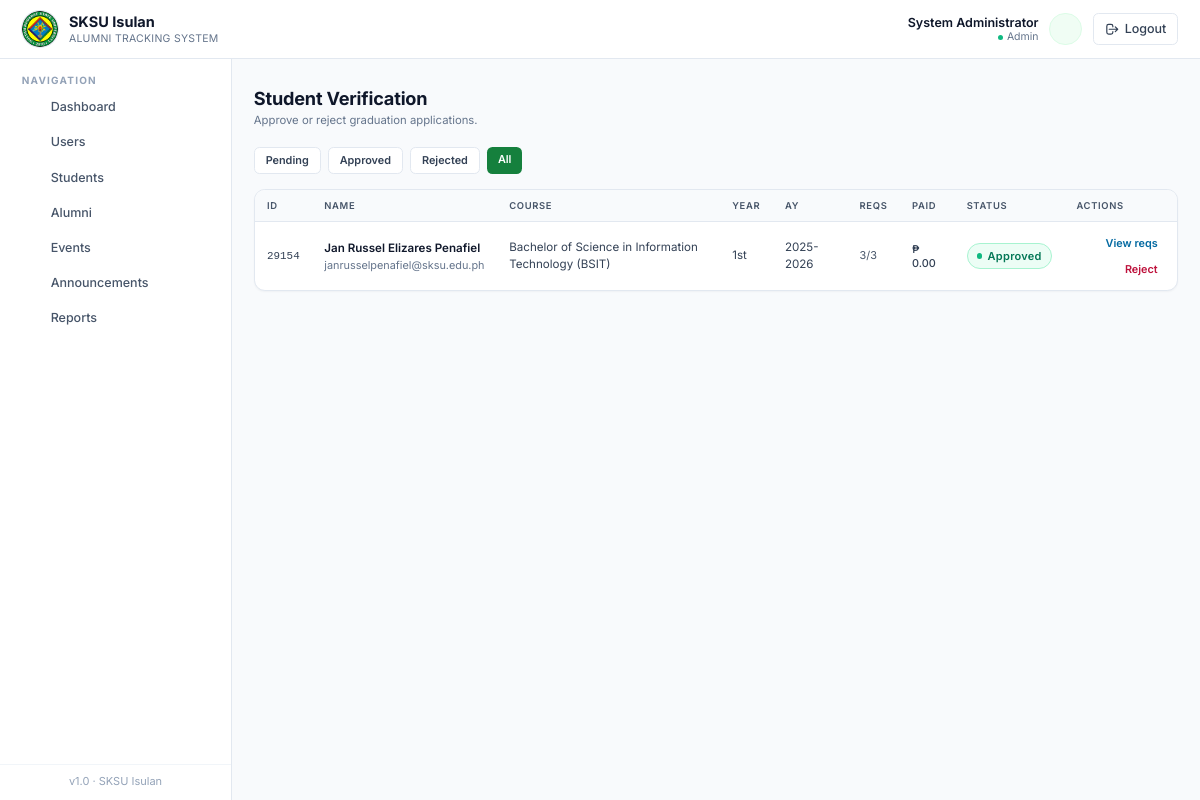
The app's page /pages/registrar/verify.php?status=all (signed in), older data.
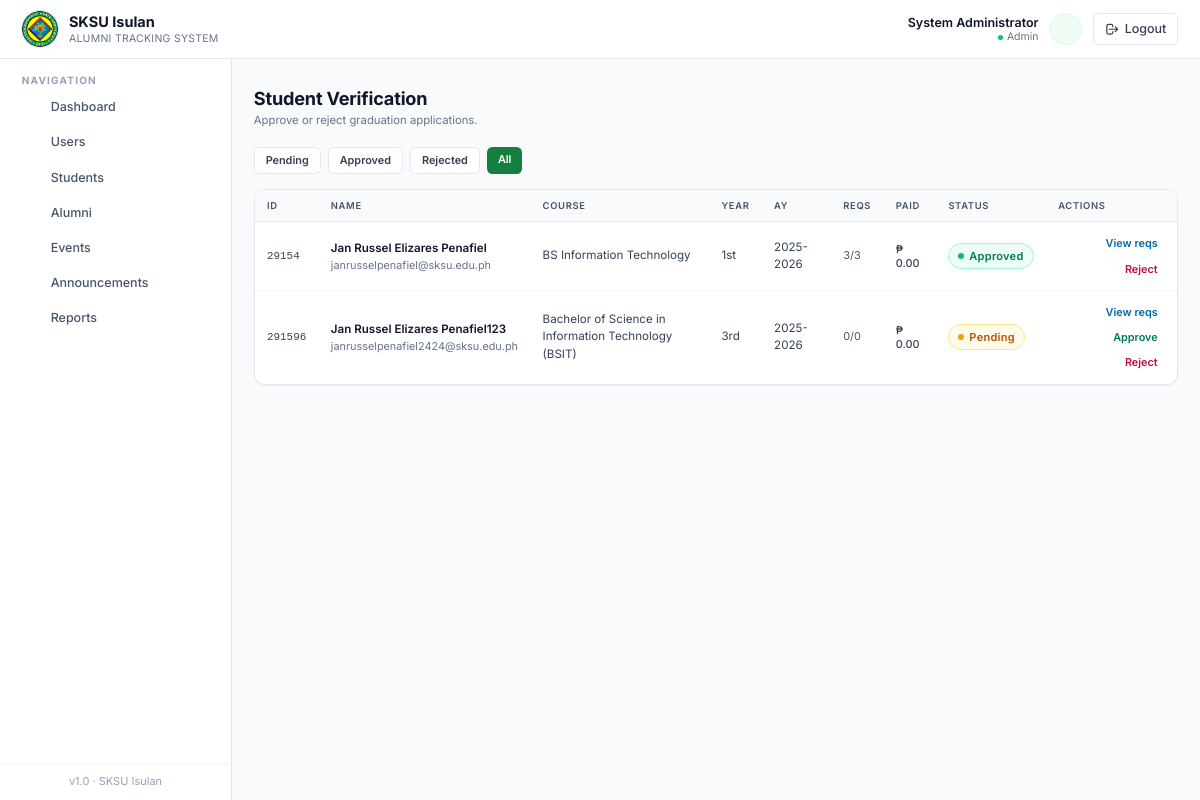
The same page, newer data.
### tables this page shows
CREATE TABLE `students` (
  `id` int(11) NOT NULL,
  `user_id` int(11) NOT NULL,
  `student_id` varchar(30) NOT NULL,
  `course` varchar(120) NOT NULL,
  `year_level` varchar(20) NOT NULL,
  `department` varchar(120) DEFAULT NULL,
  `academic_year` varchar(20) DEFAULT NULL,
  `expected_graduation` date DEFAULT NULL,
  `status` enum('pending','approved','rejected') DEFAULT 'pending',
  `created_at` datetime DEFAULT current_timestamp()
);

CREATE TABLE `users` (
  `id` int(11) NOT NULL,
  `full_name` varchar(150) NOT NULL,
  `email` varchar(150) NOT NULL,
  `password` varchar(255) NOT NULL,
  `role` enum('student','registrar','alumni','admin') NOT NULL DEFAULT 'student',
  `contact` varchar(30) DEFAULT NULL,
  `address` varchar(255) DEFAULT NULL,
  `status` enum('active','inactive') DEFAULT 'active',
  `created_at` datetime DEFAULT current_timestamp()
);

### includes/db.php (called while the page is built, shortened)
<?php
function db_select($conn, $sql, $types = '', $params = []) {
    $stmt = mysqli_prepare($conn, $sql);
    if (!empty($params)) {
        mysqli_stmt_bind_param($stmt, $types, ...$params);
    }
    mysqli_stmt_execute($stmt);
    $result = mysqli_stmt_get_result($stmt);
    $rows = [];
    while ($row = mysqli_fetch_assoc($result)) {
        $rows[] = $row;
    }
    return $rows;
}
function db_select_one($conn, $sql, $types = '', $params = []) {
    $rows = db_select($conn, $sql, $types, $params);
    return $rows[0] ?? null;
}
function e($value) {
    return htmlspecialchars((string)$value, ENT_QUOTES, 'UTF-8');
}

### pages/registrar/verify.php (the view, shortened to what the rows shown need)
<?php
require_once __DIR__ . '/../../includes/auth.php';
require_once __DIR__ . '/../../includes/helpers.php';
$filter = $_GET['status'] ?? 'pending';
$where = $filter === 'all' ? '1' : "s.status='" . mysqli_real_escape_string($conn, $filter) . "'";
$all_students = db_select($conn, "SELECT s.*, u.full_name, u.email, u.contact FROM students s JOIN users u ON u.id=s.user_id WHERE $where ORDER BY s.id ASC");
$pg = paginate($all_students, 10);
$students = $pg['rows'];
include __DIR__ . '/../../templates/header.php';
?>
<main class="flex-1 px-4 sm:px-6 py-8">
  <div class="page-head">
    <div>
      <h1>Student Verification</h1>
    </div>
  </div>
  <div class="table-wrap has-pagination overflow-x-auto">
    <table class="table-clean">
      <thead>
        <tr>
          <th class="pl-6">ID</th>
          <th>Name</th>
          <th>Course</th>
          <th>Year</th>
          <th>AY</th>
          <th>Reqs</th>
          <th>Paid</th>
          <th>Status</th>
          <th class="pr-6 text-right">Actions</th>
        </tr>
      </thead>
      <tbody>
        <?php foreach ($students as $s):
          $reqs_total = db_count($conn,'requirements','student_id=?','i',[$s['id']]);
          $reqs_ok = db_count($conn,'requirements',"student_id=? AND status='approved'",'i',[$s['id']]);
          $paid = db_select_one($conn,"SELECT COALESCE(SUM(amount),0) AS s FROM payments WHERE user_id=? AND status='paid'",'i',[$s['user_id']]);
        ?>
          <tr>
            <td class="pl-6 font-mono text-xs text-ink-600" data-label="ID"><?= e($s['student_id']) ?></td>
            <td data-label="Name">
              <div class="font-semibold text-ink-900"><?= e($s['full_name']) ?></div>
              <div class="text-xs text-ink-500"><?= e($s['email']) ?></div>
            </td>
            <td class="text-ink-700" data-label="Course"><?= e($s['course']) ?></td>
            <td class="text-ink-600" data-label="Year"><?= e($s['year_level']) ?></td>
            <td class="text-ink-600" data-label="AY"><?= e($s['academic_year']) ?></td>
            <td data-label="Reqs"><span class="text-xs text-ink-600"><?= $reqs_ok ?>/<?= $reqs_total ?></span></td>
            <td class="text-xs text-ink-700 font-medium" data-label="Paid"><?= fmt_money($paid['s']) ?></td>
            <td data-label="Status"><?= status_badge($s['status']) ?></td>
            <td class="pr-6 text-right" data-label="Actions">
              <div class="inline-flex gap-1 flex-wrap justify-end">
                <a href="<?= APP_URL ?>/pages/registrar/requirements.php?student_id=<?= (int)$s['id'] ?>" class="text-xs font-semibold text-sky-700 hover:bg-sky-50 px-2 py-1 rounded-md">View reqs</a>
                <?php if ($s['status'] !== 'approved'): ?>
                  <a href="<?= APP_URL ?>/actions/registrar_approve_student.php?id=<?= (int)$s['id'] ?>"
                     data-confirm="Approve this student and create graduate + alumni records?"
                     class="text-xs font-semibold text-emerald-700 hover:bg-emerald-50 px-2 py-1 rounded-md">Approve</a>
                <?php endif; ?>
                <?php if ($s['status'] !== 'rejected'): ?>
                  <a href="<?= APP_URL ?>/actions/registrar_reject_student.php?id=<?= (int)$s['id'] ?>"
                     data-confirm="Reject this student application?"
                     class="text-xs font-semibold text-rose-700 hover:bg-rose-50 px-2 py-1 rounded-md">Reject</a>
                <?php endif; ?>
              </div>
            </td>
          </tr>
        <?php endforeach; ?>
      </tbody>
    </table>
  </div>
</main>
<?php include __DIR__ . '/../../templates/footer.php'; ?>

### includes/helpers.php (shortened to what the rows shown need)
<?php
function fmt_money($amount) {
    return '₱ ' . number_format((float)$amount, 2);
}
function status_badge($status) {
    $status = strtolower((string)$status);
    $map = [
        'pending'        => ['bg-amber-50',   'text-amber-700',   'border-amber-200',   '#f59e0b'],
        'approved'       => ['bg-emerald-50', 'text-emerald-700', 'border-emerald-200', '#10b981'],
        'rejected'       => ['bg-rose-50',    'text-rose-700',    'border-rose-200',    '#f43f5e'],
        'active'         => ['bg-emerald-50', 'text-emerald-700', 'border-emerald-200', '#10b981'],
        'inactive'       => ['bg-slate-100',  'text-slate-700',   'border-slate-200',   '#94a3b8'],
        'paid'           => ['bg-emerald-50', 'text-emerald-700', 'border-emerald-200', '#10b981'],
        'refunded'       => ['bg-sky-50',     'text-sky-700',     'border-sky-200',     '#0ea5e9'],
        'scheduled'      => ['bg-sky-50',     'text-sky-700',     'border-sky-200',     '#0ea5e9'],
        'attended'       => ['bg-emerald-50', 'text-emerald-700', 'border-emerald-200', '#10b981'],
        'cancelled'      => ['bg-rose-50',    'text-rose-700',    'border-rose-200',    '#f43f5e'],
        'employed'       => ['bg-emerald-50', 'text-emerald-700', 'border-emerald-200', '#10b981'],
        'unemployed'     => ['bg-rose-50',    'text-rose-700',    'border-rose-200',    '#f43f5e'],
        'self-employed'  => ['bg-indigo-50',  'text-indigo-700',  'border-indigo-200',  '#6366f1'],
        'further studies'=> ['bg-violet-50',  'text-violet-700',  'border-violet-200',  '#8b5cf6'],
        'upcoming'       => ['bg-sky-50',     'text-sky-700',     'border-sky-200',     '#0ea5e9'],
        'ongoing'        => ['bg-amber-50',   'text-amber-700',   'border-amber-200',   '#f59e0b'],
        'completed'      => ['bg-emerald-50', 'text-emerald-700', 'border-emerald-200', '#10b981'],
    ];
    [$bg, $tx, $br, $dot] = $map[$status] ?? ['bg-slate-50','text-slate-700','border-slate-200','#94a3b8'];
    $label = e(ucfirst($status));
    return '<span class="inline-flex items-center gap-1.5 px-2.5 py-1 rounded-full text-[11px] font-semibold tracking-wide border '
        . $bg . ' ' . $tx . ' ' . $br . '">'
        . '<span class="w-1.5 h-1.5 rounded-full" style="background:' . $dot . '"></span>'
        . $label . '</span>';
}
function db_count($conn, $table, $where = '1', $types = '', $params = []) {
    $sql = "SELECT COUNT(*) AS cnt FROM {$table} WHERE {$where}";
    $row = db_select_one($conn, $sql, $types, $params);
    return (int)($row['cnt'] ?? 0);
}
function paginate(array $rows, int $per_page = 10, string $param = 'page'): array {
    $total = count($rows);
    $pages = max(1, (int)ceil($total / max(1, $per_page)));
    $page  = max(1, min($pages, (int)($_GET[$param] ?? 1)));
    $start = ($page - 1) * $per_page;
    $slice = array_slice($rows, $start, $per_page);
    return [
        'rows'     => $slice,
        'page'     => $page,
        'pages'    => $pages,
        'total'    => $total,
        'per_page' => $per_page,
        'from'     => $total ? $start + 1 : 0,
        'to'       => $start + count($slice),
        'param'    => $param,
    ];
}

Row changes from the older to the newer data that the page shows:
changed students "1st": course "Bachelor of Science in Information Technology (BSIT)" → "BS Information Technology"
added students: student "291596", user.full_name "Jan Russel Elizares Penafiel123", user.email "janrusselpenafiel2424@sksu.edu.ph", course "Bachelor of Science in Information Technology (BSIT)", year_level "3rd", academic_year "2025-2026", reqs_ok "0", reqs_total "0", s "₱ 0.00", status "Pending"
